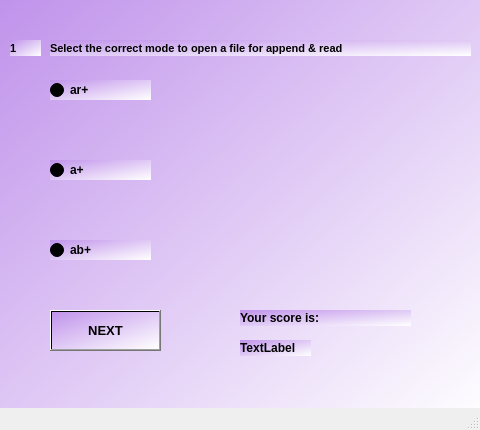
<?xml version="1.0" encoding="UTF-8"?>
<ui version="4.0">
 <class>MainWindow20</class>
 <widget class="QMainWindow" name="MainWindow20">
  <property name="geometry">
   <rect>
    <x>0</x>
    <y>0</y>
    <width>480</width>
    <height>430</height>
   </rect>
  </property>
  <property name="windowTitle">
   <string>MainWindow</string>
  </property>
  <widget class="QWidget" name="centralwidget">
   <widget class="QWidget" name="widget" native="true">
    <property name="geometry">
     <rect>
      <x>0</x>
      <y>0</y>
      <width>480</width>
      <height>430</height>
     </rect>
    </property>
    <property name="styleSheet">
     <string notr="true">background-color:qlineargradient(spread:pad, x1:0, y1:0, x2:1, y2:1, stop:0 rgba(192, 147, 235, 255), stop:1 rgba(255, 255, 255, 255))</string>
    </property>
    <widget class="QLabel" name="label">
     <property name="geometry">
      <rect>
       <x>10</x>
       <y>40</y>
       <width>31</width>
       <height>16</height>
      </rect>
     </property>
     <property name="font">
      <font>
       <pointsize>8</pointsize>
       <weight>75</weight>
       <bold>true</bold>
      </font>
     </property>
     <property name="text">
      <string>1</string>
     </property>
    </widget>
    <widget class="QLabel" name="label_2">
     <property name="geometry">
      <rect>
       <x>50</x>
       <y>40</y>
       <width>421</width>
       <height>16</height>
      </rect>
     </property>
     <property name="font">
      <font>
       <pointsize>8</pointsize>
       <weight>75</weight>
       <bold>true</bold>
      </font>
     </property>
     <property name="text">
      <string>Select the correct mode to open a file for append &amp; read</string>
     </property>
    </widget>
    <widget class="QRadioButton" name="radioButton">
     <property name="geometry">
      <rect>
       <x>50</x>
       <y>80</y>
       <width>101</width>
       <height>20</height>
      </rect>
     </property>
     <property name="font">
      <font>
       <weight>75</weight>
       <bold>true</bold>
      </font>
     </property>
     <property name="text">
      <string>ar+</string>
     </property>
    </widget>
    <widget class="QRadioButton" name="radioButton_2">
     <property name="geometry">
      <rect>
       <x>50</x>
       <y>240</y>
       <width>101</width>
       <height>20</height>
      </rect>
     </property>
     <property name="font">
      <font>
       <weight>75</weight>
       <bold>true</bold>
      </font>
     </property>
     <property name="text">
      <string>ab+</string>
     </property>
    </widget>
    <widget class="QRadioButton" name="radioButton_3">
     <property name="geometry">
      <rect>
       <x>50</x>
       <y>160</y>
       <width>101</width>
       <height>20</height>
      </rect>
     </property>
     <property name="font">
      <font>
       <weight>75</weight>
       <bold>true</bold>
      </font>
     </property>
     <property name="text">
      <string>a+</string>
     </property>
    </widget>
    <widget class="QPushButton" name="NEXT">
     <property name="geometry">
      <rect>
       <x>50</x>
       <y>310</y>
       <width>111</width>
       <height>41</height>
      </rect>
     </property>
     <property name="font">
      <font>
       <pointsize>10</pointsize>
       <weight>75</weight>
       <bold>true</bold>
      </font>
     </property>
     <property name="text">
      <string>NEXT</string>
     </property>
    </widget>
    <widget class="QLabel" name="label_3">
     <property name="geometry">
      <rect>
       <x>240</x>
       <y>310</y>
       <width>171</width>
       <height>16</height>
      </rect>
     </property>
     <property name="font">
      <font>
       <weight>75</weight>
       <bold>true</bold>
      </font>
     </property>
     <property name="text">
      <string>Your score is:</string>
     </property>
    </widget>
    <widget class="QLabel" name="label_4">
     <property name="geometry">
      <rect>
       <x>240</x>
       <y>340</y>
       <width>71</width>
       <height>16</height>
      </rect>
     </property>
     <property name="font">
      <font>
       <weight>75</weight>
       <bold>true</bold>
      </font>
     </property>
     <property name="text">
      <string>TextLabel</string>
     </property>
    </widget>
   </widget>
  </widget>
  <widget class="QMenuBar" name="menubar">
   <property name="geometry">
    <rect>
     <x>0</x>
     <y>0</y>
     <width>480</width>
     <height>26</height>
    </rect>
   </property>
  </widget>
  <widget class="QStatusBar" name="statusbar"/>
 </widget>
 <resources/>
 <connections/>
</ui>
